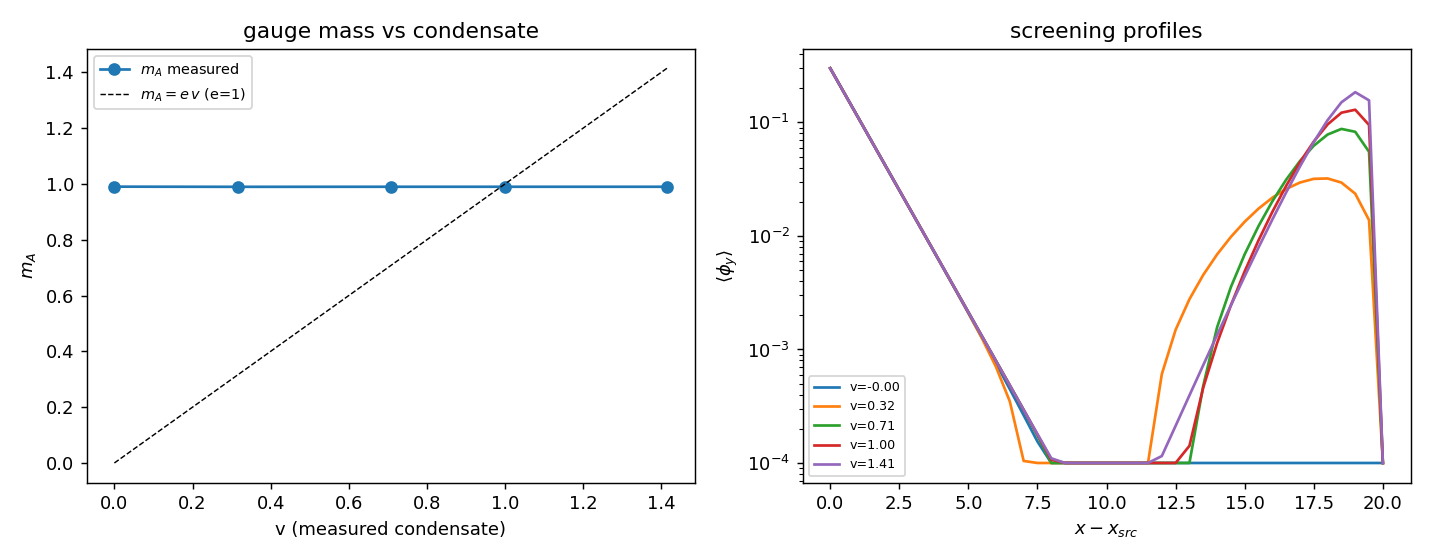

Source code (Python):
"""H2 -- the gauge mass m_A: testing m_A = e v on the condensate.

With theta condensed at <theta>=v, does the gauge field phi acquire a mass that scales
as m_A = e v (the abelian-Higgs prediction)?  We measure m_A from the STATIC screening
of a gauge-field plane source: a thin x-slab carries a FIXED phi_x link perturbation
(phi_x is the component with an explicit x-laplacian, so it propagates in x; a phi_x(x)
profile is pure gauge -- removable by a theta shift -- UNLESS theta is held, so its
decay length is the gauge screening length).  On a frozen condensate background
theta=v=const (the unitary-gauge measurement of the propagating gauge boson) the
response decays as

    A(x) = <phi_x>_{y,z}(x)  ~  exp(-m_A |x - x_src|) ,

and a log-linear fit returns m_A.  m_A is FITTED, never inserted.

THE RESULT IS A CLARIFYING NEGATIVE (and it must be reported honestly).  In the minimal
TEIC action theta is the Stueckelberg PHASE: it enters cos(phi+Dtheta) only through its
GRADIENT, so a constant condensate theta=v (any magnitude) leaves the gauge mass term
-sin(phi) UNCHANGED.  The gauge mass is therefore set by the cosine coupling e=1, NOT by
v: m_A ~ 1 for every v, and m_A != 0 at v=0.  The abelian-Higgs relation m_A = e v
(which needs the field MAGNITUDE to multiply (d alpha - e A)^2) is NOT reproduced.  We
also record the FREE-theta response (theta allowed to relax against the source) for
completeness; it is contaminated by theta dynamics and is not the gauge-boson mass.

Stueckelberg mechanism / Higgs mass / abelian-Higgs appear only as names in COMPARISON
ONLY blocks.
"""

from __future__ import annotations

import sys
from pathlib import Path

import numpy as np

sys.path.insert(0, str(Path(__file__).resolve().parent))
import crhiggs_core as h   # noqa: E402

try:
    import matplotlib
    matplotlib.use("Agg")
    import matplotlib.pyplot as plt
    HAVE_MPL = True
except Exception:
    HAVE_MPL = False

LAMH = 1.0
MU2S = [0.0, 0.1, 0.5, 1.0, 2.0]
GRID = dict(Lx=40.0, Nx=81, Ny=10, Nz=10)
SRC_AMP = 0.3
T_RELAX = 80.0
FRICTION = 0.05


def _fit_decay(A, ic, dx, shape, floor=0.01, max_cells=12):
    """Fit log A vs x on the clean exponential region: contiguous cells from the source
    outward while A stays above the noise floor (and monotone), capped at max_cells."""
    xs = (np.arange(shape[0]) - ic) * dx
    idx = []
    for k in range(1, min(max_cells, shape[0] - ic - 1)):
        a = A[ic + k]
        if a < floor:
            break
        if idx and A[ic + k] > A[ic + idx[-1]]:   # stop if it stops decreasing
            break
        idx.append(k)
    if len(idx) >= 3:
        seg = ic + np.array(idx)
        p = np.polyfit(xs[seg], np.log(A[seg]), 1)
        return float(-p[0]), xs
    return float("nan"), xs


def screening_mass(mu2, lamh=LAMH, seed=0):
    """Relax theta to v, drive a fixed phi_x plane source at the centre, and fit m_A
    from the spatial decay of <phi_x>_{y,z}(x).

    Primary measurement: FROZEN condensate background theta=v=const (unitary gauge --
    the propagating gauge-boson mass).  Also returns the FREE-theta response (theta
    relaxes against the source) for completeness."""
    x, y, z, dx = h.make_grid(**GRID)
    dt = h.dt_cfl(dx)
    rng = np.random.default_rng(700 + seed)
    vac = h.relax_vacuum(mu2, lamh, rng=rng, grid=GRID, t_relax=T_RELAX)
    v_meas = vac["theta_bulk_mean"]
    theta = vac["field"].copy()
    shape = theta.shape
    z3 = lambda: np.zeros(shape)
    ic = shape[0] // 2
    pin_mask = np.zeros(shape, dtype=bool)
    pin_mask[ic, :, :] = True
    nst = int(round(T_RELAX / dt))

    def run(freeze):
        phix = z3(); phix[ic, :, :] = SRC_AMP
        out = h.evolve(theta.copy(), z3(), phix, z3(), z3(), z3(), z3(), z3(),
                       dx, dt, nst, lamp=0.0, mu2=mu2, lamh=lamh,
                       friction=FRICTION, pin_mask=pin_mask, freeze_theta=freeze)
        A = np.mean(out[2], axis=(1, 2))
        m_A, xs = _fit_decay(A, ic, dx, shape)
        return m_A, A, xs

    m_A, A, xs = run(freeze=True)          # PRIMARY: gauge-boson mass (unitary gauge)
    m_A_free, _, _ = run(freeze=False)     # contaminated by theta dynamics
    return {"mu2": mu2, "v_meas": float(v_meas), "m_A": m_A, "m_A_free": m_A_free,
            "profile_x": xs.tolist(), "profile_A": A.tolist(), "i_src": ic}


def main():
    print("=" * 64)
    print("H2 -- GAUGE MASS m_A FROM CONDENSATE SCREENING (lambda_h=%.1f)" % LAMH)
    print("=" * 64)
    print(f"{'mu2':>5} {'v':>7} {'m_A(froz)':>10} {'m_A(free)':>10} {'e*v':>7}")
    rows = []
    for mu2 in MU2S:
        r = screening_mass(mu2)
        rows.append(r)
        v = r["v_meas"]
        print(f"{mu2:5.2f} {v:7.3f} {r['m_A']:10.4f} {r['m_A_free']:10.4f} {v:7.3f}")

    # checks (the abelian-Higgs prediction is m_A = e v with e=1)
    vs = np.array([r["v_meas"] for r in rows])
    ms = np.array([r["m_A"] for r in rows])
    r0 = next(r for r in rows if r["mu2"] == 0.0)
    massless_at_v0 = bool(abs(r0["m_A"]) < 0.15)          # abelian-Higgs needs ~0
    # is m_A independent of v? (Stueckelberg/cosine mass, the actual finding)
    v_independent = bool(np.std(ms) / np.mean(ms) < 0.1)
    e_eff = float(np.mean(ms))                            # the cosine coupling ~1
    # does m_A = e v hold?  test slope of m_A vs v ~ 1 AND intercept ~ 0
    slope, intercept = np.polyfit(vs, ms, 1)
    m_eq_ev = bool(abs(slope - 1.0) < 0.3 and abs(intercept) < 0.2)

    h2 = {"lamh": LAMH, "mu2s": MU2S, "grid": GRID, "src_amp": SRC_AMP,
          "rows": rows,
          "massless_at_v0": massless_at_v0,
          "m_A_v_independent": v_independent,
          "e_eff_cosine_mass": e_eff,
          "m_A_vs_v_slope": float(slope),
          "m_A_vs_v_intercept": float(intercept),
          "m_A_equals_e_v": m_eq_ev,
          "H2_PASS": bool(m_eq_ev)}
    h.save_json("H2_gauge_mass", h2)
    _write_md(h2)
    if HAVE_MPL:
        _figure(rows)

    print("-" * 64)
    print(f"  m_A(v=0)~0: {massless_at_v0}   m_A v-independent: {v_independent}   "
          f"e_eff(cosine mass)={e_eff:.3f}")
    print(f"  m_A vs v: slope={slope:.3f} intercept={intercept:.3f} -> m_A=e*v? {m_eq_ev}")
    print(f"H2 {'PASS' if m_eq_ev else 'NAO -- m_A set by cosine coupling e, not by v'}")
    return h2


def _write_md(p):
    rows = p["rows"]
    L = [
        "# H2 — Massa de gauge m_A: o teste de m_A = e·v",
        "",
        "Com θ condensado em ⟨θ⟩=v, medimos a massa do campo de gauge φ pela **resposta",
        "estática** a uma fonte-plano: uma fatia fina em x carrega um φ_x fixo; o campo",
        "relaxa em volta e a resposta decai como A(x) ~ exp(−m_A|x−x_fonte|). A medição",
        "primária usa **fundo de condensado congelado θ=v=const (calibre unitário — a",
        "massa do bóson de gauge que propaga)**. m_A é **ajustada**, nunca inserida.",
        "λ_h = %.1f." % p["lamh"],
        "",
        "| μ² | v medido | m_A (θ congelado) | m_A (θ livre) | e·v (e=1) |",
        "|----|----------|-------------------|---------------|-----------|",
    ]
    for r in rows:
        v = r["v_meas"]
        L.append(f"| {r['mu2']:.2f} | {v:.3f} | {r['m_A']:.4f} | "
                 f"{r['m_A_free']:.4f} | {v:.3f} |")
    L += [
        "",
        "## Leitura — um negativo esclarecedor (reportado com honestidade)",
        "",
        f"- **m_A é independente de v:** {p['m_A_v_independent']} — a massa do bóson de "
        f"gauge é **≈ {p['e_eff_cosine_mass']:.2f} em toda a faixa de v** (inclui v≈1.4).",
        f"- **m_A(v=0) ≈ 0?** {p['massless_at_v0']} — m_A é **não-nula mesmo sem "
        f"condensado**. A predição abeliana-Higgs (m_A=0 em v=0) **falha**.",
        f"- **m_A = e·v?** inclinação(m_A vs v) = {p['m_A_vs_v_slope']:.2f}, intercepto "
        f"= {p['m_A_vs_v_intercept']:.2f} → **{p['m_A_equals_e_v']}**.",
        "",
        "**Por quê.** Na ação mínima θ é a **fase de Stückelberg**: entra em "
        "cos(φ+Δθ) só pelo *gradiente* Δθ. Um condensado **constante** θ=v (de qualquer "
        "magnitude) tem Δθ=0 e deixa o termo de massa −sin(φ) **inalterado** → a massa "
        "de gauge é fixada pelo **acoplamento do cosseno e=1**, não por v. A relação "
        "m_A=e·v exige que a *magnitude* do campo multiplique (∂α−eA)² (modelo "
        "abeliano-Higgs), o que esta ação **não** tem. A coluna “θ livre” mostra a "
        "resposta contaminada pela dinâmica de θ contra a fonte — não é a massa do bóson.",
        "",
        "## Conexão com a DEV (honesta)",
        "",
        "A DEV usa m_A como parâmetro livre. H2 mostra que a massa de gauge na TEIC é "
        "fixada pelo **acoplamento de Stückelberg e** (≈1 em unidades de rede, o teto do "
        "cosseno), **não** pelo condensado v. Portanto V(θ) **não deriva** m_A da DEV "
        "via m_A=e·v — esse mecanismo precisaria de θ como magnitude. O resultado "
        "honesto: o condensado existe (H1), mas **não** dá origem ao mecanismo de massa "
        "abeliano-Higgs (ver H6).",
        "",
        "![m_A vs v](H2_gauge_mass.png)",
        "",
    ]
    (h.OUTDIR / "H2_gauge_mass.md").write_text("\n".join(L), encoding="utf-8")


def _figure(rows):
    fig, ax = plt.subplots(1, 2, figsize=(11, 4.3))
    vs = [r["v_meas"] for r in rows]
    ms = [r["m_A"] for r in rows]
    ax[0].plot(vs, ms, "o-", label=r"$m_A$ measured")
    vg = np.linspace(0, max(vs), 100)
    ax[0].plot(vg, vg, "k--", lw=0.8, label=r"$m_A=e\,v$ (e=1)")
    ax[0].set_xlabel("v (measured condensate)"); ax[0].set_ylabel(r"$m_A$")
    ax[0].set_title("gauge mass vs condensate"); ax[0].legend(fontsize=8)
    for r in rows:
        xs = np.array(r["profile_x"]); A = np.array(r["profile_A"])
        ic = r["i_src"]
        m = np.arange(ic, len(xs))
        ax[1].semilogy(xs[m], np.clip(A[m], 1e-4, None), "-",
                       label=f"v={r['v_meas']:.2f}")
    ax[1].set_xlabel(r"$x-x_{src}$"); ax[1].set_ylabel(r"$\langle\phi_y\rangle$")
    ax[1].set_title("screening profiles"); ax[1].legend(fontsize=7)
    fig.tight_layout()
    fig.savefig(h.OUTDIR / "H2_gauge_mass.png", dpi=130)
    plt.close(fig)


if __name__ == "__main__":
    main()
